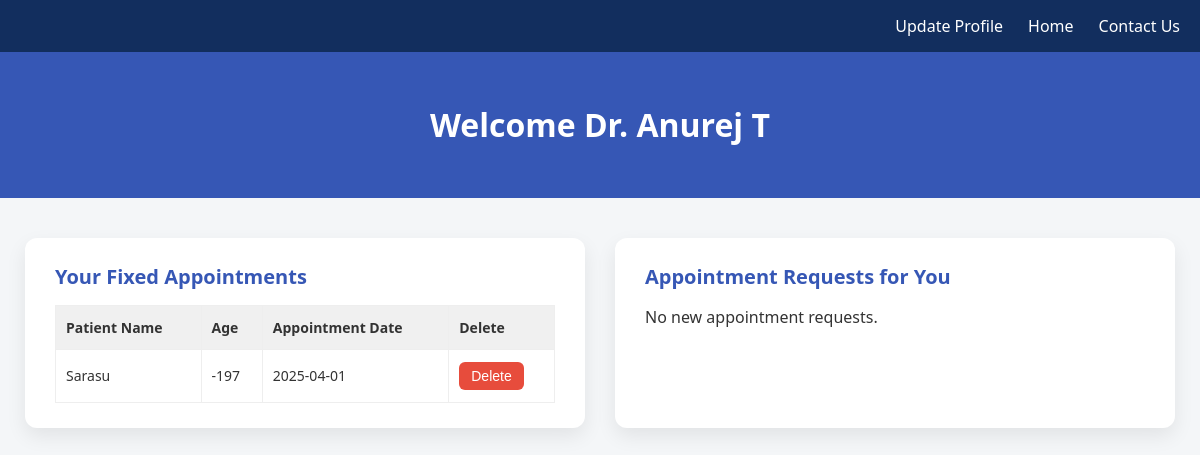
Before: /doclogged (signed in) with the older database file.
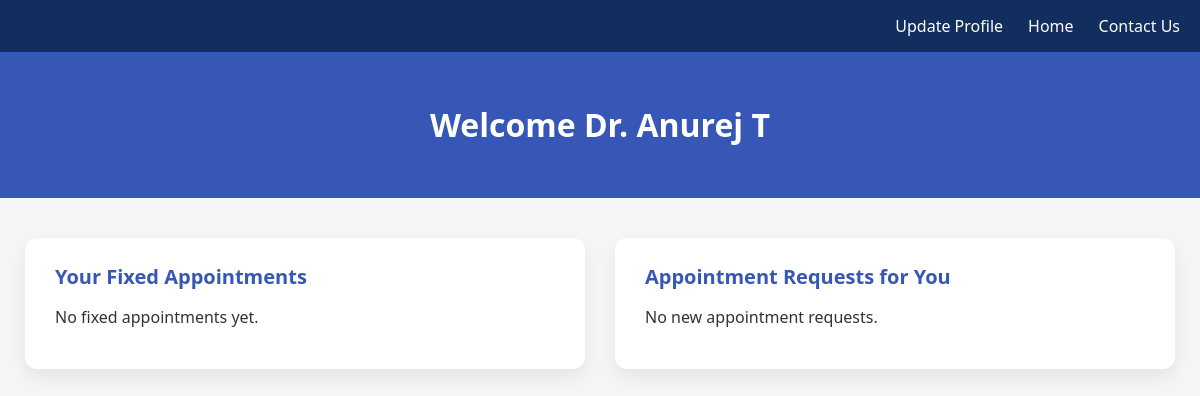
After: the same page with the newer database file.
### models.py (models this page shows)
class Doctor(db.Model):
    id = db.Column(db.Integer, primary_key = True)
    full_name = db.Column(db.String())
    phone_no = db.Column(db.String(), unique = True, nullable = False)
    dob = db.Column(db.Date)
    address = db.Column(db.String())
    password = db.Column(db.String())
    doct_id = db.Column(db.String(), unique = True)
    specialization = db.Column(db.String())
    is_approved = db.Column(db.Boolean, default = False)
    appointments = db.relationship('Appointment', backref='doctor')

class Appointment(db.Model):
    id = db.Column(db.Integer, primary_key = True)
    patient_id = db.Column(db.Integer, db.ForeignKey('patient.id'))
    doctor_id = db.Column(db.Integer, db.ForeignKey('doctor.id'))
    appointment_date = db.Column(db.Date)
    status = db.Column(db.String(), default = 'Pending')

class Patient(db.Model):
    id = db.Column(db.Integer, primary_key = True)
    full_name = db.Column(db.String())
    phone_no = db.Column(db.String(), unique = True, nullable = False)
    dob = db.Column(db.Date)
    address = db.Column(db.String())
    password = db.Column(db.String())
    is_approved = db.Column(db.Boolean(), default = False)
    appointments = db.relationship('Appointment', backref = 'patient')

### app.py (the view)
@app.route('/doclogged')
def doctor_logged():
    if 'doctor_id' not in session:
        return redirect('/logdoc')
    doctor_id = session['doctor_id']
    doctors = Doctor.query.filter_by(id = doctor_id).all()
    appointment_requests = Appointment.query.filter_by(status = 'pending', doctor_id = doctor_id).all()
    fixed_appointments = Appointment.query.filter_by(status = 'approved', doctor_id = doctor_id).all()
    today = date.today()
    for appt in appointment_requests:
        if appt.patient:
            dob = appt.patient.dob
            appt.patient.age = today.year - dob.year - ((today.month, today.day) < (dob.month, dob.day))
    for appt in fixed_appointments:
        if appt.patient:
            dob = appt.patient.dob
            appt.patient.age = today.year - dob.year - ((today.month, today.day) < (dob.month, dob.day))
    return render_template('doclogged.html', doctors = doctors, appointment_requests = appointment_requests, fixed_appointments = fixed_appointments)

### templates/doclogged.html (shortened to what this page needs)
<!DOCTYPE html>
<html lang="en">
<head>
</head>
<body>
    <nav>
        <div>
            <a href="/update_doctor">Update Profile</a>
            <a href="/">Home</a>
            <a href="/contact_us">Contact Us</a>
        </div>
    </nav>
    <header>
        {% for doctor in doctors %}
        <h1>Welcome Dr. {{ doctor.full_name }}</h1>
        {% endfor %}
    </header>
    <div class="main-container">
        <div class="card">
            <h2>Your Fixed Appointments</h2>
            {% if fixed_appointments %}
            <table>
                <thead>
                    <tr>
                        <th>Patient Name</th>
                        <th>Age</th>
                        <th>Appointment Date</th>
                        <th>Delete</th>
                    </tr>
                </thead>
                <tbody>
                    {% for appt in fixed_appointments %}
                    <tr>
                        <td>{{ appt.patient.full_name }}</td>
                        <td>{{ appt.patient.age }}</td>
                        <td>{{ appt.appointment_date }}</td>
                        <td>
                            <form method="POST" action="/delete_appointment/{{ appt.id }}">
                                <button type="submit" class="reject">Delete</button>
                            </form>
                        </td>
                    </tr>
                    {% endfor %}
                </tbody>
            </table>
            {% else %}
            <p>No fixed appointments yet.</p>
            {% endif %}
        </div>
        <div class="card">
            <h2>Appointment Requests for You</h2>
            {% if appointment_requests %}
            <table>
                <thead>
                    <tr>
                        <th>Patient Name</th>
                        <th>Age</th>
                        <th>Date Requested</th>
                        <th>Actions</th>
                    </tr>
                </thead>
                <tbody>
                    {% for req in appointment_requests %}
                    <tr>
                        <td>{{ req.patient.full_name }}</td>
                        <td>{{ req.patient.age }}</td>
                        <td>{{ req.appointment_date }}</td>
                        <td>
                            <form method="POST" action="/approve_appointment/{{ req.id }}">
                                <button type="submit">Approve</button>
                            </form>
                            <form method="POST" action="/reject_appointment/{{ req.id }}">
                                <button type="submit" class="reject">Reject</button>
                            </form>
                        </td>
                    </tr>
                    {% endfor %}
                </tbody>
            </table>
            {% else %}
            <p>No new appointment requests.</p>
            {% endif %}
        </div>
    </div>
</body>
</html>

Changed rows visible on the page:
removed Appointment: patient.full_name "Sarasu", patient.age "-197", appointment_date "2025-04-01"
Other visible differences:
text no longer shown: "Patient Name Age Appointment Date Delete"
text now shown: "No fixed appointments yet."
